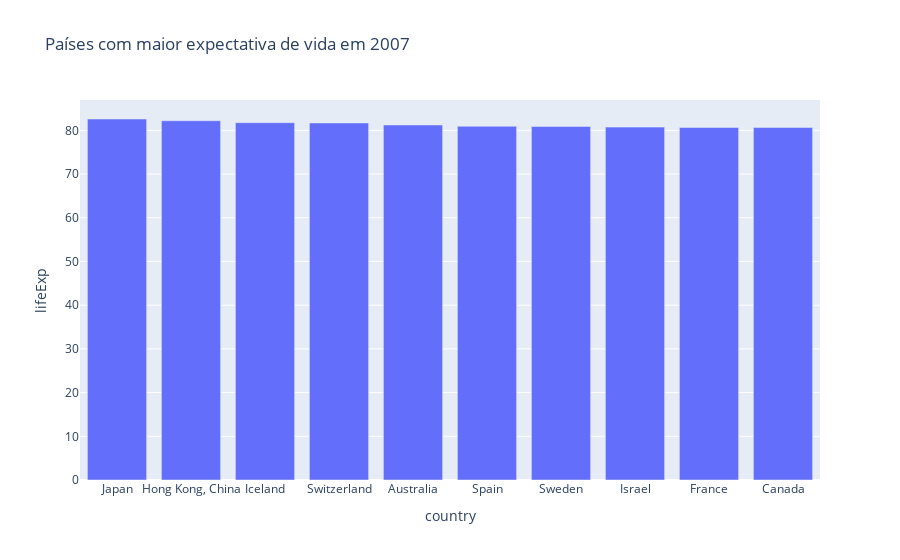

Notebook source saved alongside this figure:
### Code cell
df_pais_mais_lifeExp_2007 = df.where(df['year'] == 2007).sort_values(by='lifeExp', ascending=False).head(10)
px.bar(df_pais_mais_lifeExp_2007, x='country', y='lifeExp', title='Países com maior expectativa de vida em 2007')

### Figure 1 — Plotly figure (JSON) as saved in the notebook; plotly's stock layout.template omitted (floating-point values rounded to 4 significant figures)
{"data": [{"hovertemplate": "country=%{x}<br>lifeExp=%{y}<extra></extra>", "legendgroup": "", "marker": {"color": "#636efa", "pattern": {"shape": ""}}, "name": "", "orientation": "v", "showlegend": false, "textposition": "auto", "type": "bar", "x": ["Japan", "Hong Kong, China", "Iceland", "Switzerland", "Australia", "Spain", "Sweden", "Israel", "France", "Canada"], "xaxis": "x", "y": [82.6, 82.21, 81.76, 81.7, 81.23, 80.94, 80.88, 80.75, 80.66, 80.65], "yaxis": "y"}], "layout": {"barmode": "relative", "legend": {"tracegroupgap": 0}, "title": {"text": "Países com maior expectativa de vida em 2007"}, "xaxis": {"anchor": "y", "domain": [0, 1], "title": {"text": "country"}}, "yaxis": {"anchor": "x", "domain": [0, 1], "title": {"text": "lifeExp"}}}}
